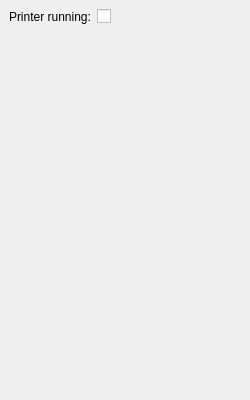
<?xml version="1.0" encoding="UTF-8"?>
<ui version="4.0">
 <class>EmulatorWindow</class>
 <widget class="QMainWindow" name="EmulatorWindow">
  <property name="geometry">
   <rect>
    <x>0</x>
    <y>0</y>
    <width>250</width>
    <height>400</height>
   </rect>
  </property>
  <property name="minimumSize">
   <size>
    <width>250</width>
    <height>400</height>
   </size>
  </property>
  <widget class="QWidget" name="centralWidget">
   <property name="layoutDirection">
    <enum>Qt::LeftToRight</enum>
   </property>
   <layout class="QFormLayout" name="formLayout">
    <item row="0" column="0">
     <widget class="QLabel" name="label">
      <property name="text">
       <string>Printer running:</string>
      </property>
     </widget>
    </item>
    <item row="0" column="1">
     <widget class="QCheckBox" name="runningChkb">
      <property name="text">
       <string/>
      </property>
     </widget>
    </item>
   </layout>
  </widget>
 </widget>
 <resources/>
 <connections/>
</ui>
